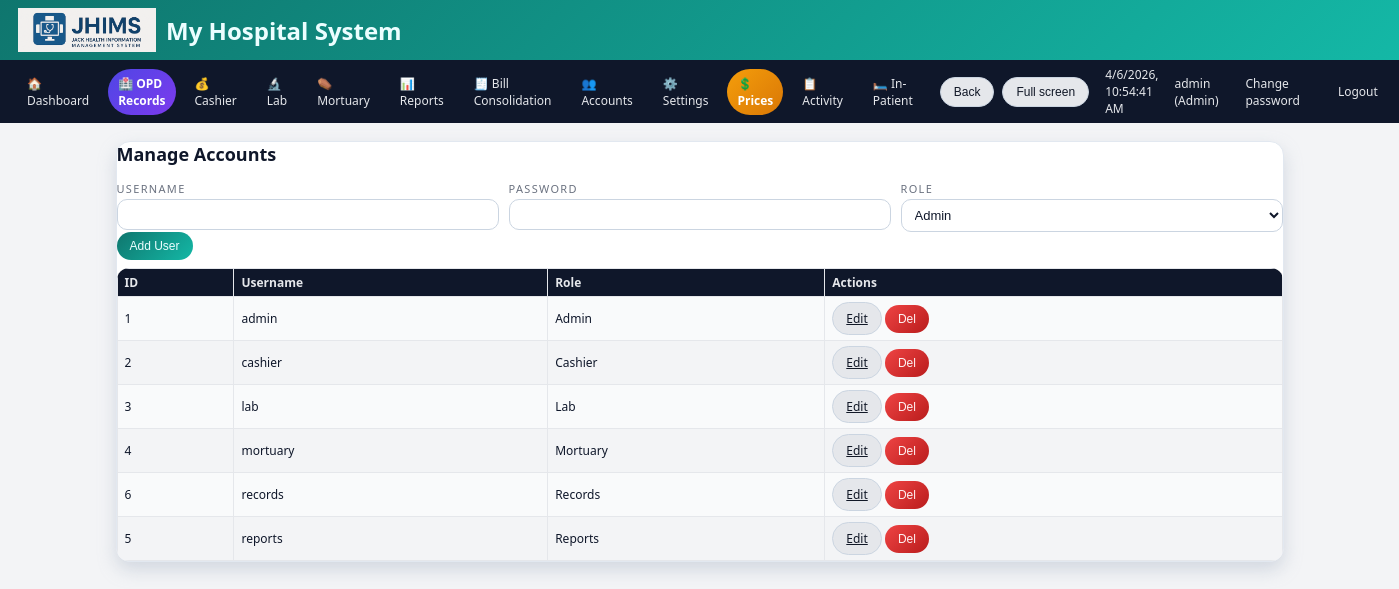
Page /admin/users (signed in) on the committed database.
### tables this page shows
CREATE TABLE users(id INTEGER PRIMARY KEY AUTOINCREMENT,username TEXT UNIQUE,password TEXT,role TEXT);

### app.py (the view, shortened to what this page needs)
@app.route("/admin/users", methods=["GET", "POST"])
@login_required(role="Admin")
def manage_users():
    conn = get_db()
    c = conn.cursor()
    c.execute("SELECT * FROM users ORDER BY username")
    users = c.fetchall()
    conn.close()
    return render_template("manage_users.html", users=users)

### app.py (called while the page is built)
def get_db():
    conn = sqlite3.connect(DB_PATH)
    conn.row_factory = sqlite3.Row
    return conn

@app.context_processor
def inject_hospital():
    return dict(hospital=get_hospital())

def get_hospital():
    conn = get_db()
    c = conn.cursor()
    c.execute("SELECT * FROM hospital_settings LIMIT 1")
    data = c.fetchone()
    conn.close()
    return data

def login_required(role=None):
    def deco(f):
        @wraps(f)
        def wrapper(*args, **kwargs):
            if "user" not in session:
                return redirect(url_for("login"))
            if role and session.get("role") not in (role, "Admin"):
                flash("Access denied for your role.", "danger")
                return redirect(url_for("dashboard"))
            return f(*args, **kwargs)
        return wrapper
    return deco

@app.before_request
def startup():
    global _db_initialized
    if not _db_initialized:
        init_db()
        _db_initialized = True

@app.context_processor
def inject_globals():
    conn = get_db()
    c = conn.cursor()
    c.execute("SELECT name, insured_price, non_insured_price FROM lab_test_prices ORDER BY name")
    tests = c.fetchall()
    c.execute("SELECT name FROM services ORDER BY name")
    services = [r["name"] for r in c.fetchall()]
    conn.close()
    return dict(
        APP_NAME=APP_NAME,
        HOSPITAL_NAME=HOSPITAL_NAME,
        HOSPITAL_ADDRESS=HOSPITAL_ADDRESS,
        HOSPITAL_PHONE=HOSPITAL_PHONE,
        POWERED_BY=POWERED_BY,
        LAB_TESTS=tests,
        SERVICES=services,
        now=datetime.now,
    )

### templates/manage_users.html
{% extends "base.html" %}
{% block content %}
<div class="card">
  <h2>Manage Accounts</h2>
  <form method="post" class="no-print" style="margin-bottom:8px;">
    <div class="row">
      <div class="col"><label>Username</label><input type="text" name="username" required></div>
      <div class="col"><label>Password</label><input type="password" name="password" required></div>
      <div class="col">
        <label>Role</label>
        <select name="role">
          <option>Admin</option><option>Cashier</option><option>Lab</option><option>Mortuary</option><option>Reports</option>
        </select>
      </div>
    </div>
    <button class="btn btn-primary" type="submit">Add User</button>
  </form>
  <table>
    <thead><tr><th>ID</th><th>Username</th><th>Role</th><th>Actions</th></tr></thead>
    <tbody>
      {% for u in users %}
      <tr>
        <td>{{ u.id }}</td><td>{{ u.username }}</td><td>{{ u.role }}</td>
        <td>
          <a class="btn btn-secondary" href="{{ url_for('edit_user', user_id=u.id) }}">Edit</a>
          <form method="post" action="{{ url_for('delete_user', user_id=u.id) }}" style="display:inline;">
            <button class="btn btn-danger" type="submit" onclick="return confirm('Delete user?')">Del</button>
          </form>
        </td>
      </tr>
      {% endfor %}
    </tbody>
  </table>
</div>
{% endblock %}

### templates/base.html (style rules this page uses)
:root { --accent:#0f766e; --accent-strong:#0d9488; --accent-soft:#a7f3d0; --danger:#b91c1c; --border-soft:#e2e8f0; --bg-light:#f3f4f6; --bg-card:#ffffff; --text-main:#0f172a; --text-muted:#6b7280; }
* { box-sizing:border-box; }
body { margin:0; font-family:system-ui,-apple-system,BlinkMacSystemFont,"Segoe UI",sans-serif; }
body.theme-light { background:var(--bg-light); color:var(--text-main); }
body.theme-light .card { background:var(--bg-card); border-radius:14px; border:1px solid var(--border-soft); box-shadow:0 8px 18px rgba(148,163,184,.35); }
body.theme-light table { background:#f9fafb; }
body.theme-light th { background:#0f172a; color:#e5e7eb; }
body.theme-light tr:nth-child(even) td { background:#f3f4f6; }
.card h2 { margin-top:0; font-size:18px; }
input[type=text], input[type=password], input[type=number], input[type=date], select, textarea { width:100%; padding:7px 9px; border-radius:10px; border:1px solid #cbd5e1; font-size:13px; background:#ffffff; color:#0f172a; outline:none; transition:.15s border-color,.15s box-shadow,.15s background; }
input::placeholder,textarea::placeholder { color:#9ca3af; }
label { display:block; font-size:11px; margin-bottom:3px; color:#6b7280; text-transform:uppercase; letter-spacing:.12em; }
.row { display:flex;gap:10px;flex-wrap:wrap; }
.col { flex:1;min-width:180px; }
.btn { display:inline-flex; align-items:center; justify-content:center; gap:5px; padding:7px 13px; border-radius:999px; border:none; font-size:12px; font-weight:500; cursor:pointer; white-space:nowrap; transition:.16s transform,.16s box-shadow,.16s background; }
.btn-primary { background:linear-gradient(135deg,#0f766e,#14b8a6); color:#ecfeff; }
.btn-secondary { background:#e5e7eb; color:#111827; border:1px solid #cbd5e1; }
.btn-danger { background:linear-gradient(135deg,#ef4444,#b91c1c); color:#fef2f2; }
table { width:100%; border-collapse:collapse; font-size:12px; border-radius:12px; overflow:hidden; }
th,td { border:1px solid #e5e7eb; padding:5px 7px; text-align:left; }

### rows in the picture
users: id "1", username "admin", role "Admin"
users: id "2", username "cashier", role "Cashier"
users: id "3", username "lab", role "Lab"
users: id "4", username "mortuary", role "Mortuary"
users: id "6", username "records", role "Records"
users: id "5", username "reports", role "Reports"

### other values in the picture
{{ hospital.hospital_name or "My Hospital System" }} "My Hospital System"
{{ session.get('user') }} "admin"
{{ session.get('role') }} "Admin"
